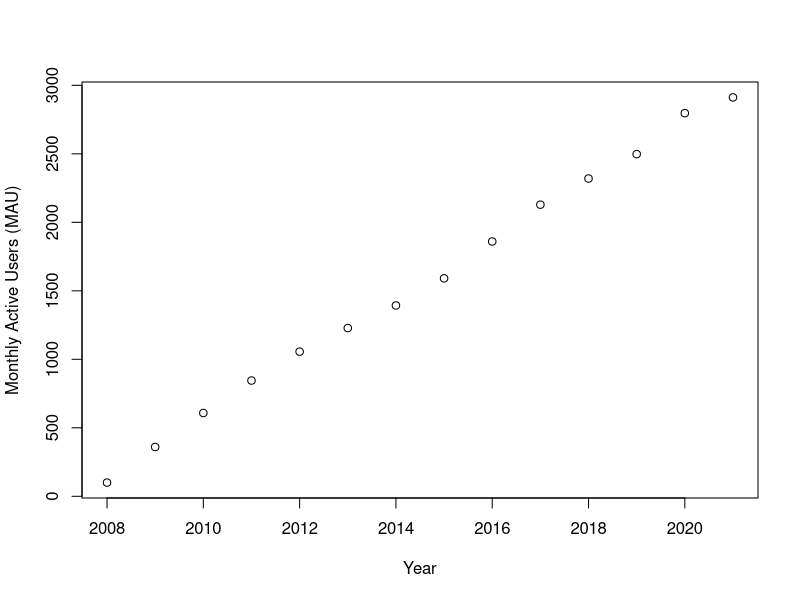
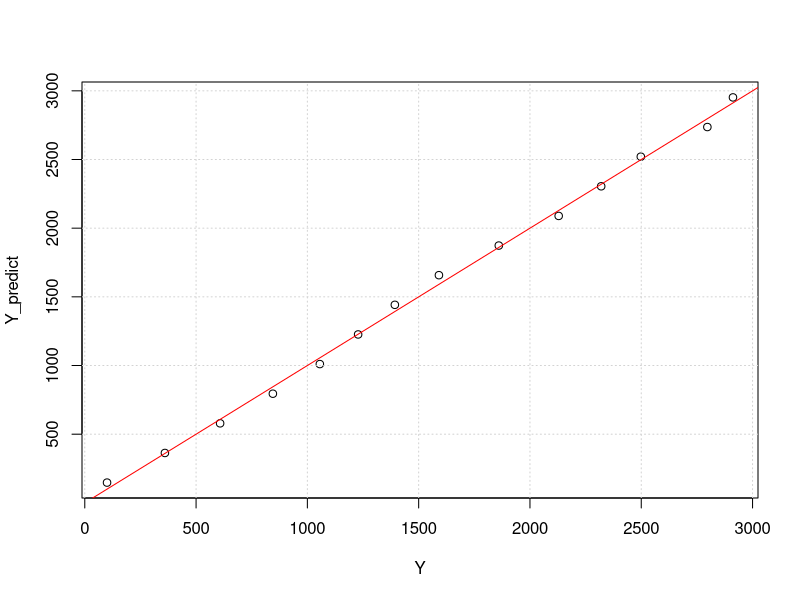
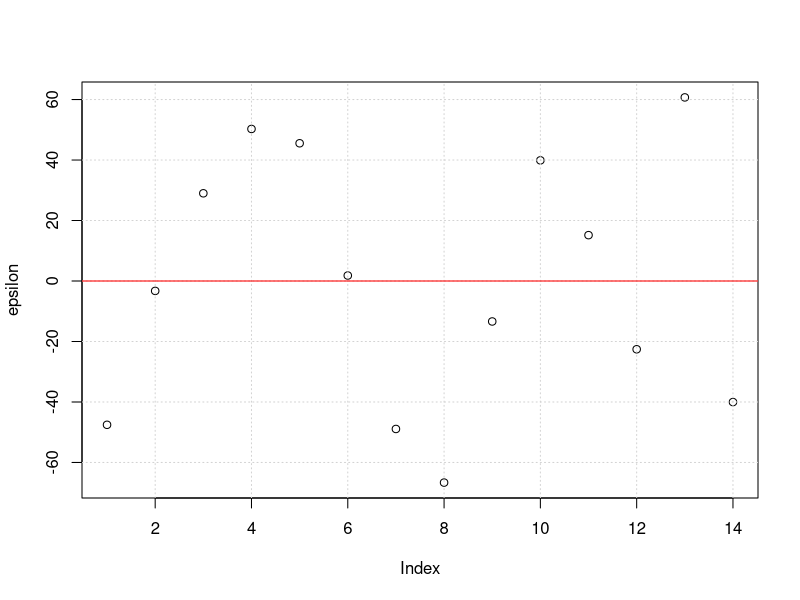
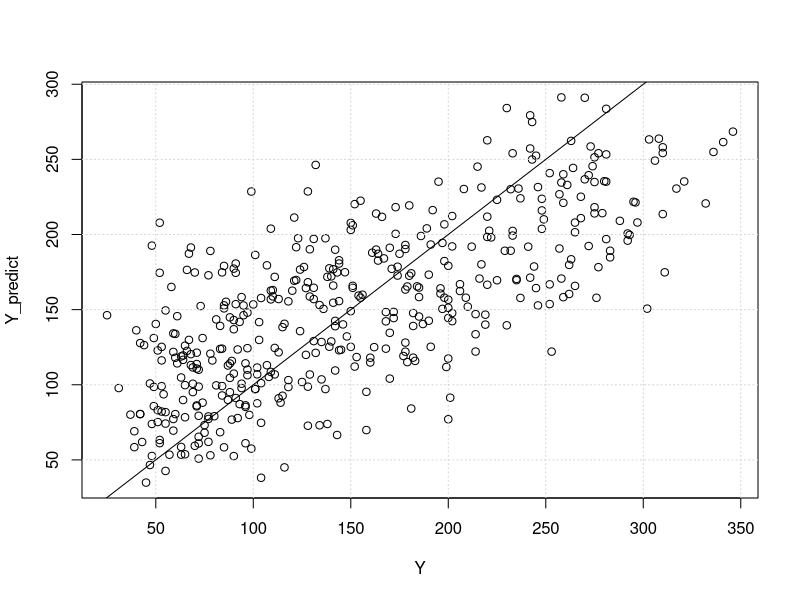
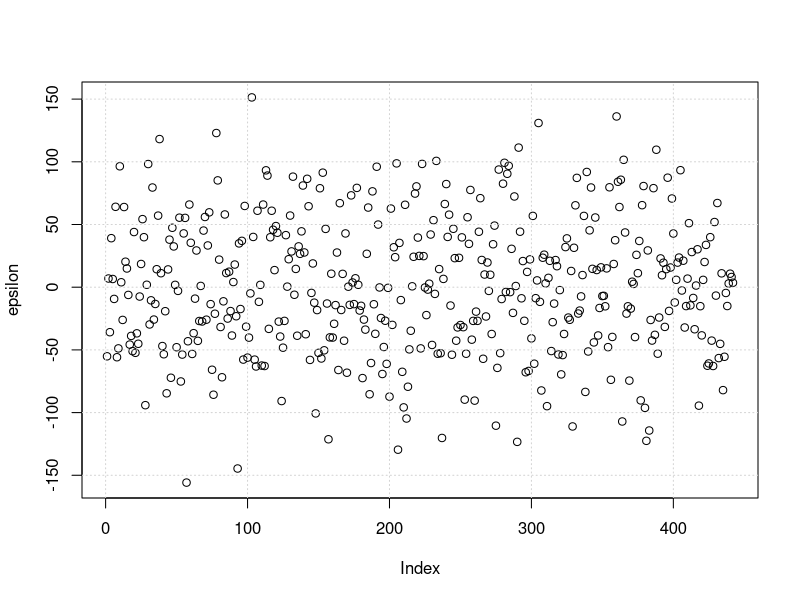

Recreate these plots in R, in order.
## ---- chunk 1
rm(list=ls()); graphics.off()
## ---- chunk 2
tab <- read.table("fb_mau.txt", header=TRUE, sep=",")
tab
## ---- chunk 3
dim(tab)
## ---- chunk 4
plot(tab, xlab="Year", ylab="Monthly Active Users (MAU)")
## ---- chunk 5
modreg = lm(mau ~ year, data=tab)
summary(modreg)
## ---- chunk 6
Y <- tab$mau
Y_predict <- predict(modreg, tab)

plot(Y, Y_predict)
grid()
abline(a=0, b=1, col="red")
## ---- chunk 7
epsilon <- Y - Y_predict
plot(epsilon)
grid()
abline(a=0, b=0, col="red")
## ---- chunk 8
tab <- read.table("diabetes.txt", header=TRUE, sep="\t")

modreg = lm(Y~., data=tab)
summary(modreg)
## ---- chunk 9
Y <- tab$Y
Y_predict <- predict(modreg, tab)
plot(Y, Y_predict)
grid()
abline(a=0, b=1)
## ---- chunk 10
epsilon <- Y - Y_predict
plot(epsilon)
grid()
